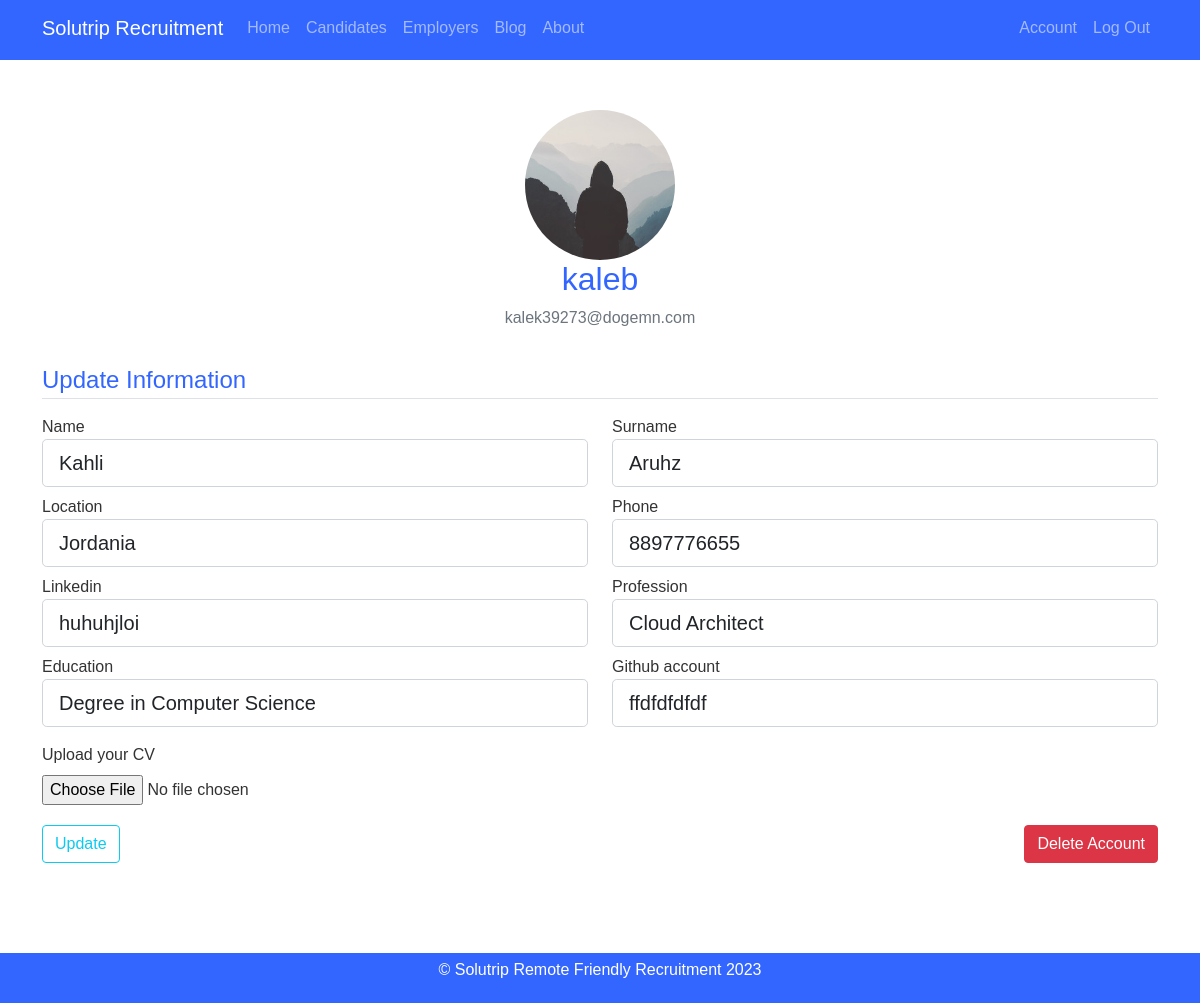
/account (signed in), run on the app's committed database.
### Solutrip_app/models.py (models this page shows, shortened)
class User(db.Model, UserMixin):
    id = db.Column (db.Integer, primary_key=True)
    username = db.Column (db.String(64), unique=True, nullable=False)
    email = db.Column (db.String(120), unique=True, nullable=False)
    password = db.Column(db.String(128), nullable=False)
    image_file = db.Column(db.String(20), nullable=False, default='default.jpg')
    role = db.Column(db.String(20), nullable=False, default='user')
    confirmed = db.Column(db.Boolean, default=False)
    confirmation_token = db.Column(db.String(100), unique=True)
    user_info = db.relationship('UserInfo', backref='user', lazy=True)
    author = db.relationship('Post', backref='author', lazy=True )

class UserInfo(db.Model):
    id = db.Column (db.Integer, primary_key=True)
    name = db.Column(db.String(60))
    surname = db.Column(db.String(60))
    location = db.Column(db.String(60))
    phone = db.Column(db.String(20), nullable=True)
    linkedin = db.Column(db.String(100))
    profession = db.Column(db.String(200))
    education = db.Column(db.String(200))
    github_account = db.Column(db.String(50))
    cv = db.Column(db.LargeBinary, nullable=True)
    user_id = db.Column(db.Integer, db.ForeignKey('user.id'), nullable=False)
    job_applications = db.relationship('JobApplication', backref='user', lazy=True)

### Solutrip_app/routes.py (the view)
@app.route("/account", methods=['GET', 'POST'])
@login_required
def account():
    form = UpdateForm()
    if form.validate_on_submit():
        userinfo = UserInfo.query.filter_by(user_id=current_user.id).first()
        if not userinfo:
            userinfo = UserInfo(user_id=current_user.id)
            db.session.add(userinfo)
        userinfo.name = form.name.data
        userinfo.surname = form.surname.data
        userinfo.location = form.location.data
        userinfo.phone = form.phone.data
        userinfo.linkedin = form.linkedin.data
        userinfo.profession = form.profession.data
        userinfo.education = form.education.data
        userinfo.github_account = form.github_account.data
        if form.cv.data:
            cv_file = save_cv(form.cv.data)
            current_user.cv = cv_file
        db.session.commit()
        flash('Your account has been updated', 'success')
        return redirect(url_for('account'))
    elif request.method == 'GET':
        userinfo = UserInfo.query.filter_by(user_id=current_user.id).first()
        if userinfo:
            form.name.data = userinfo.name
            form.surname.data = userinfo.surname
            form.location.data = userinfo.location
            form.phone.data = userinfo.phone
            form.linkedin.data = userinfo.linkedin
            form.profession.data = userinfo.profession
            form.education.data = userinfo.education
            form.github_account.data = userinfo.github_account
            form.cv.data = userinfo.cv
    image_file = url_for('static', filename='profile_pics/' + current_user.image_file)
    return render_template("account.html", title="Account", image_file=image_file, form=form, user=userinfo)

### Solutrip_app/models.py (called while the page is built)
@login_manager.user_loader
def load_user(user_id):
    return User.query.get(int(user_id))

### Solutrip_app/templates/account.html (shortened to what this page needs)
{% extends 'layout.html' %}
{% block content %}
    <div class="content-section-account">
        <div class="media mx-auto">
        <img class="rounded-circle account-img" src="{{ image_file }}" width="150" height="150">
        <div class="media-body">
            <h2 class="account-heading">{{ current_user.username }}</h2>
            <p class="text-secondary"> {{ current_user.email }}</p>
        </div>
        </div>
        <div class="content-section-update">
            <form method="POST" action="" enctype="multipart/form-data">
                <fieldset class="form-group">
                    <legend class="border-bottom mb-3 mt-3">Update Information</legend>
                    <div class="row">
                        <div class="col-md-6 mb-2">
                            <label class="form-control-label">{{ form.name.label.text }}</label>
                            {% if form.name.errors %}
                                {{ form.name(class="form-control form-control-lg flex-column is-invalid") }}
                                <div class="invalid-feedback">
                                    {% for error in form.name.errors%}
                                        <span> {{ error }}</span>
                                    {% endfor %}
                                </div>
                            {% else %}
                                {{ form.name(class="form-control form-control-lg flex-column") }}
                            {% endif %}
                        </div>
                        <div class="col-md-6 mb-2">
                            <label class="form-control-label">{{ form.surname.label.text }}</label>
                            {% if form.surname.errors %}
                                {{ form.surname(class="form-control form-control-lg flex-column is-invalid") }}
                                <div class="invalid-feedback">
                                    {% for error in form.surname.errors%}
                                        <span> {{ error }}</span>
                                    {% endfor %}
                                </div>
                            {% else %}
                                {{ form.surname(class="form-control form-control-lg flex-column") }}
                            {% endif %}
                        </div>
                    </div>
                    <div class ="row">
                        <div class="col-md-6 mb-2">
                            <label class="form-control-label">{{ form.location.label.text }}</label>
                            {% if form.location.errors %}
                                {{ form.location(class="form-control form-control-lg flex-column is-invalid") }}
                                <div class="invalid-feedback">
                                    {% for error in form.name.errors%}
                                        <span> {{ error }}</span>
                                    {% endfor %}
                                </div>
                            {% else %}
                                {{ form.location(class="form-control form-control-lg flex-column") }}
                            {% endif %}
                        </div>
                        <div class="col-md-6 mb-2">
                            <label class="form-control-label">{{ form.phone.label.text }}</label>
                            {% if form.phone.errors %}
                                {{ form.phone(class="form-control form-control-lg flex-column is-invalid") }}
                                <div class="invalid-feedback">
                                    {% for error in form.name.errors%}
                                        <span> {{ error }}</span>
                                    {% endfor %}
                                </div>
                            {% else %}
                                {{ form.phone(class="form-control form-control-lg flex-column") }}
                            {% endif %}
                        </div>
                    </div>
                    <div class="row">
                        <div class="col-md-6 mb-2">
                            <label class="form-control-label">{{ form.linkedin.label.text }}</label>
                            {% if form.linkedin.errors %}
                                {{ form.linkedin(class="form-control form-control-lg flex-column is-invalid") }}
                                <div class="invalid-feedback">
                                    {% for error in form.name.errors%}
                                        <span> {{ error }}</span>
                                    {% endfor %}
                                </div>
                            {% else %}
                                {{ form.linkedin(class="form-control form-control-lg flex-column") }}
                            {% endif %}
                        </div>
                        <div class="col-md-6 mb-2">
                            <label class="form-control-label">{{ form.profession.label.text }}</label>
                            {% if form.profession.errors %}
                                {{ form.profession(class="form-control form-control-lg flex-column is-invalid") }}
                                <div class="invalid-feedback">
                                    {% for error in form.name.errors%}
                                        <span> {{ error }}</span>
                                    {% endfor %}
                                </div>
                            {% else %}
                                {{ form.profession(class="form-control form-control-lg flex-column") }}
                            {% endif %}
                        </div>
                    </div>
                    <div class="row">
                        <div class="col-md-6 mb-2">
                            <label class="form-control-label">{{ form.education.label.text }}</label>
                            {% if form.education.errors %}
                                {{ form.education(class="form-control form-control-lg flex-column is-invalid") }}
                                <div class="invalid-feedback">
                                    {% for error in form.name.errors%}
                                        <span> {{ error }}</span>
                                    {% endfor %}
                                </div>
                            {% else %}
                                {{ form.education(class="form-control form-control-lg flex-column") }}
                            {% endif %}
                        </div>
                        <div class="col-md-6 mb-2">
                            <label class="form-control-label">{{ form.github_account.label.text }}</label>
                            {% if form.github_account.errors %}
                                {{ form.github_account(class="form-control form-control-lg flex-column is-invalid") }}
                                <div class="invalid-feedback">
                                    {% for error in form.name.errors%}
                                        <span> {{ error }}</span>
                                    {% endfor %}
                                </div>
                            {% else %}
                                {{ form.github_account(class="form-control form-control-lg flex-column") }}
                            {% endif %}
                        </div>
                    </div>
                    <div class="form-group mt-2">
                        {{ form.cv.label() }} <br>
                        {{ form.cv(class="form-control-file mt-2") }}
                    </div>
                </fieldset>
                <div class="form-group mt-3 d-flex justify-content-end">
                    {{ form.submit(class="btn btn-outline-info mt-1 me-auto") }}
                    <a href="{{ url_for('delete_account') }}" class="btn btn-danger mt-1">Delete Account</a>
                </div>
        </div>
    </div>
    </div>
{% endblock content %}

### Solutrip_app/static/styles.css (style rules this page uses)
body { background-image: url(bg-img.jpg); background-size: cover; font-family: Arial, sans-serif; color: #333; }
html, body { height: 100%; }
.border-bottom { color: #3366ff; }
#account h1,h2 { color: #3366ff; }
.content-section-account { margin-top: 50px; text-align: center; }
.content-section-update { text-align: left; margin-bottom: 20px; padding-bottom: 40px; }
form { margin-bottom: 100px; }

### data on the page
User: username "kaleb", email "kalek39273@dogemn.com"
UserInfo: name "Kahli", surname "Aruhz", location "Jordania", phone "8897776655", linkedin "huhuhjloi", profession "Cloud Architect", education "Degree in Computer Science", github_account "ffdfdfdfdf"
